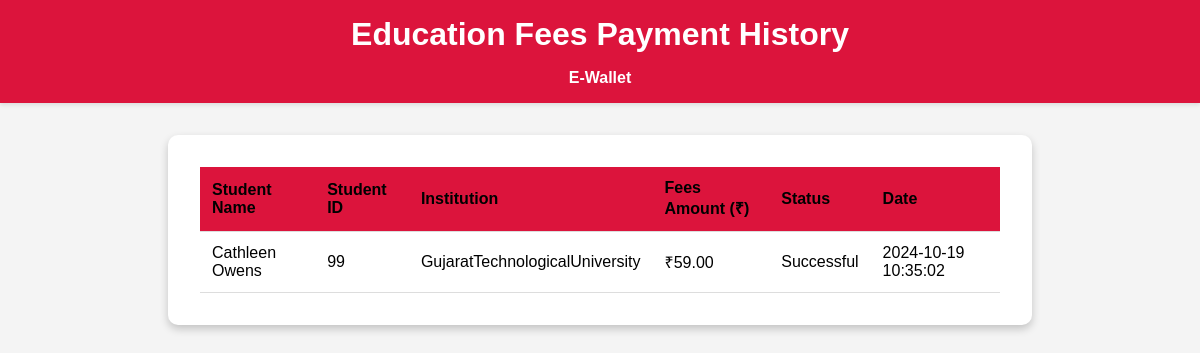
The page /superfin/e-wallet/educationhistory.php (signed in) on the database its author committed.
### tables this page shows
CREATE TABLE `education_fees` (
  `id` int(11) NOT NULL,
  `user_id` int(11) NOT NULL,
  `student_name` varchar(100) NOT NULL,
  `student_id` int(50) NOT NULL,
  `institution` varchar(100) NOT NULL,
  `fees_amount` decimal(10,2) NOT NULL,
  `status` enum('pending','successful','failed') DEFAULT 'successful',
  `created_at` timestamp NOT NULL DEFAULT current_timestamp()
);

### superfin/e-wallet/educationhistory.php (the view, shortened to what this page needs)
<?php
require("../conn/conn.php");
$user_id = $_SESSION['user_id'];
?>
<!DOCTYPE html>
<html lang="en">
<head>
    <link rel="stylesheet" href="styles9.css">
</head>
<body>
    <header class="header">
        <h1>Education Fees Payment History</h1>
        <nav style="margin-top: 1rem;">
            <a href="index.php">E-Wallet</a>
        </nav>
    </header>
    <main class="history-container">
        <table>
            <thead>
                <tr>
                    <th>Student Name</th>
                    <th>Student ID</th>
                    <th>Institution</th>
                    <th>Fees Amount (₹)</th>
                    <th>Status</th>
                    <th>Date</th>
                </tr>
            </thead>
            <tbody id="transactionTableBody">
                <?php
                $query = "SELECT * FROM `education_fees` WHERE user_id=$user_id";
                $result = mysqli_query($con, $query);
                if ($result->num_rows > 0) {
                    while ($row = $result->fetch_assoc()) {
                        echo "<tr>
                                <td>" . htmlspecialchars($row['student_name']) . "</td>
                                <td>" . htmlspecialchars($row['student_id']) . "</td>
                                <td>" . htmlspecialchars($row['institution']) . "</td>
                                <td>₹" . htmlspecialchars($row['fees_amount']) . "</td>
                                <td>" . htmlspecialchars(ucfirst($row['status'])) . "</td>
                                <td>" . htmlspecialchars($row['created_at']) . "</td>
                              </tr>";
                    }
                } else {
                    echo "<tr><td colspan='6' class='empty-state'>No transactions found.</td></tr>";
                }
                ?>
            </tbody>
        </table>
    </main>
</body>
</html>

### superfin/e-wallet/styles9.css (style rules this page uses)
body { margin: 0; font-family: Arial, sans-serif; background-color: #f4f4f4; }
.header { background-color: crimson; padding: 1rem; text-align: center; box-shadow: 0 2px 4px rgba(0, 0, 0, 0.1); }
nav a { margin: 0 10px; color: white; text-decoration: none; font-weight: bold; }
.header h1 { margin: 0; color: white; }
.history-container { max-width: 800px; margin: 2rem auto; padding: 2rem; background-color: #ffffff; border-radius: 10px; box-shadow: 0 4px 8px rgba(0, 0, 0, 0.2); }
table { width: 100%; border-collapse: collapse; }
thead { background-color: crimson; }
th, td { padding: 0.75rem; text-align: left; border-bottom: 1px solid #ddd; }
th { font-weight: bold; }

### rows shown on the page
education_fees: student_name "Cathleen Owens", student "99", institution "GujaratTechnologicalUniversity", fees_amount "59.00", status "Successful", created_at "2024-10-19 10:35:02"
